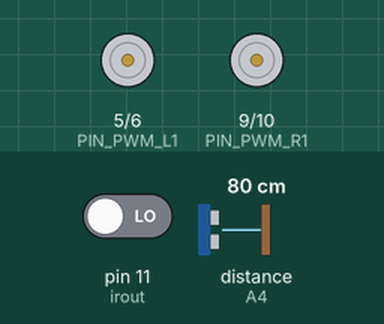
Simulated run of this sketch. Board: Arduino Uno, built with avr-gcc and run on an emulated ATmega328P. Shown: motor-driver pin pairs drawn as motors (green arrow = first pin HIGH = forward, orange = second pin HIGH = backward, longer = more drive). Wiring (inferred from the names in the program): ultrasonic range finder: trigger A5; echo A4. The test bench sets the inputs (shaded band); at power-on: pin 11 (irout) LOW, distance to the obstacle (sensor on A4) 80 cm. The echo pulse lasts 58.3 µs per cm; what the sketch prints to the serial monitor is not drawn.

Above: at 1.2 s.
1.3 s: pin 11 (irout) driven HIGH
At 1.9 s:
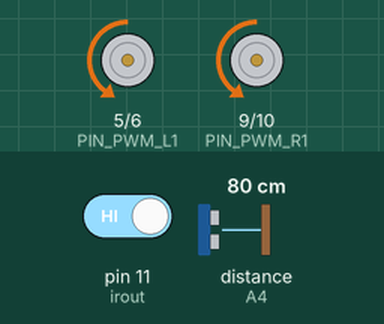
2.8 s: distance to the obstacle (sensor on A4) set to 33 cm
5.8 s: distance to the obstacle (sensor on A4) set to 26 cm
At 7.0 s:
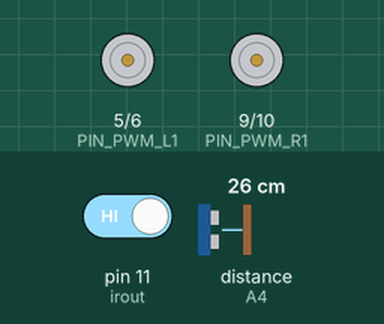
8.8 s: distance to the obstacle (sensor on A4) set to 35 cm
At 9.2 s:
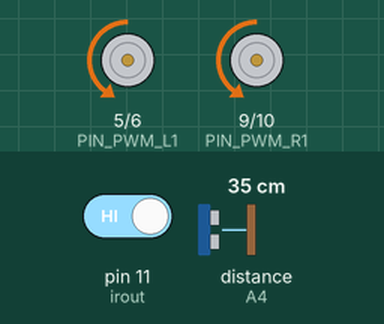
11.8 s: distance to the obstacle (sensor on A4) set to 18 cm
At 12.6 s:
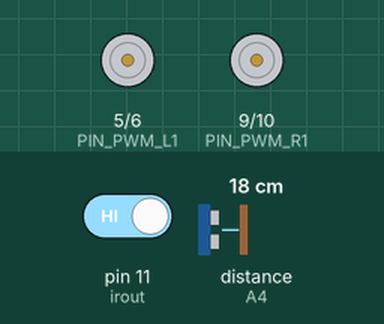
Timing chart, 0 to 14.8 s (numbered marks = the images above; inputs shaded):
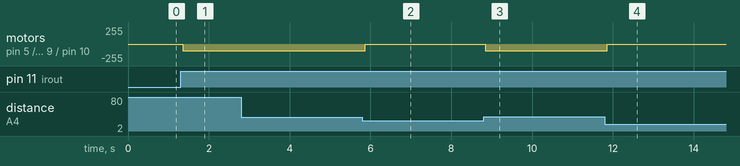

Measured:
- the behaviour switches between 31 and 30 cm on distance to the obstacle (sensor on A4) (found by bisection; images 1 and 2)
- after the input at 1.3 s, motor on pin 5 (PIN_PWM_L1) / pin 6 (PIN_PWM_L2), motor on pin 9 (PIN_PWM_R1) / pin 10 (PIN_PWM_R2): stopped → backward 100/255 after 0.06 s
- after the input at 2.8 s, every drawn part: stays the same
- after the input at 5.8 s, motor on pin 5 (PIN_PWM_L1) / pin 6 (PIN_PWM_L2), motor on pin 9 (PIN_PWM_R1) / pin 10 (PIN_PWM_R2): backward 100/255 → stopped after 0.07 s
- after the input at 8.8 s, motor on pin 5 (PIN_PWM_L1) / pin 6 (PIN_PWM_L2), motor on pin 9 (PIN_PWM_R1) / pin 10 (PIN_PWM_R2): stopped → backward 100/255 at once
- after the input at 11.8 s, motor on pin 5 (PIN_PWM_L1) / pin 6 (PIN_PWM_L2), motor on pin 9 (PIN_PWM_R1) / pin 10 (PIN_PWM_R2): backward 100/255 → stopped after 0.07 s

The sketch:

Avoid.ino
```cpp
/*
超声波和红外测距
当检测到前方近处有物体时，进行转向

2024.8.27
*/


bool IR_distance;
float ultrasound_distance;
const int   echo=A4;                         //echO接A4脚
const int   trig=A5;                         //echO接A5脚

const int PIN_PWM_R1 = 9;
const int PIN_PWM_R2 = 10;
const int PIN_PWM_L1 = 5;
const int PIN_PWM_L2 = 6;
const int irout = 11;


// r 是奇数时左拐；r 是偶数时右拐
int r = 0;

// 前进
void ahead(int v){
  // v 是速度
  analogWrite(PIN_PWM_L1, 0);
  analogWrite(PIN_PWM_L2, v);
  analogWrite(PIN_PWM_R1, 0);
  analogWrite(PIN_PWM_R2, v);
}

// 左转
void left(int v){
  analogWrite(PIN_PWM_L1, 0);
  analogWrite(PIN_PWM_L2, v);
  analogWrite(PIN_PWM_R1, v);
  analogWrite(PIN_PWM_R2, 0);
}

// 右转
void right(int v){
  analogWrite(PIN_PWM_L1, v);
  analogWrite(PIN_PWM_L2, 0);
  analogWrite(PIN_PWM_R1, 0);
  analogWrite(PIN_PWM_R2, v);
}

// 后退
void back(int v){
  analogWrite(PIN_PWM_L1, v);
  analogWrite(PIN_PWM_L2, 0);
  analogWrite(PIN_PWM_R1, v);
  analogWrite(PIN_PWM_R2, 0);
}

// 停车
void stop(){
  analogWrite(PIN_PWM_L1, 0);
  analogWrite(PIN_PWM_L2, 0);
  analogWrite(PIN_PWM_R1, 0);
  analogWrite(PIN_PWM_R2, 0);
}


void setup() {
  // put your setup code here, to run once:
  Serial.begin(9600);
  pinMode(echo,INPUT);                       //设置echo为输入脚
  pinMode(trig,OUTPUT);                      //设置trig为输出脚
}

void loop() {
  // put your main code here, to run repeatedly:
  digitalWrite(trig,HIGH);
  delayMicroseconds(1);
  digitalWrite(trig,LOW);
  ultrasound_distance  = pulseIn(echo,HIGH);             //计数接收高电平时间
  ultrasound_distance  = ultrasound_distance*340/2/10000;           //计算距离 1：声速：340M/S  2：实际距离为1/2声速距离 3：计数时钟为1US//温补公式：c=(331.45+0.61t/℃)m•s-1 (其中331.45是在0度）
  Serial.print("超声传感器测量距离: ");
  Serial.print(ultrasound_distance);
  Serial.print("CM,红外传感器信号:");
  Serial.println(digitalRead(irout));

  IR_distance = digitalRead(irout);


  // ultrasound_distance = 50;  // 测试红外距离传感器时去掉最前面的"//"
  // IR_distance = 1;  // 测试超声波传感器时去掉最前面的"//"

  if(ultrasound_distance<30||IR_distance==0){
    stop();
  }
  else{
    ahead(100);
  }
  delay(50);

}
```
